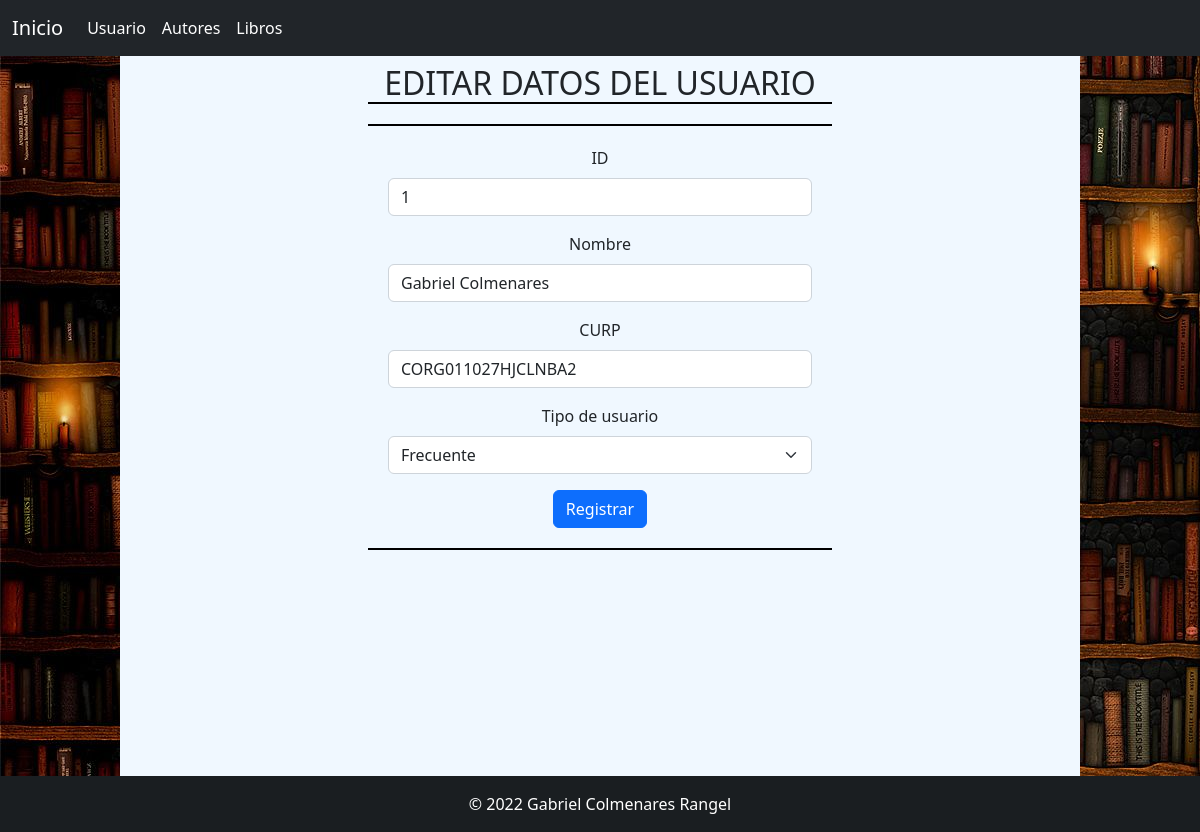
Screenshot of /editarUsuario.php?id=1 with the database file from the repository.
### tables this page shows
CREATE TABLE `usuarios` (
  `idusuarios` int(11) NOT NULL,
  `nombre` varchar(45) DEFAULT NULL,
  `curp` varchar(18) DEFAULT NULL,
  `tipoUsuario` varchar(45) DEFAULT NULL
);

### editarUsuario.php (the view, shortened to what this page needs)
<!DOCTYPE html>
<html lang="es">
<head>
    <link href="https://cdn.jsdelivr.net/npm/bootstrap@5.2.1/dist/css/bootstrap.min.css" rel="stylesheet">
    <link rel="stylesheet" href="estilo.css">
</head>
<body>
    <nav class="navbar navbar-expand-lg navbar-dark bg-dark" >
        <div class="container-fluid">
            <a class="navbar-brand" href="index.php">Inicio</a>
            <div class="collapse navbar-collapse" id="navbarNav">
                <ul class="navbar-nav">
                    <li class="nav-item">
                        <a class="nav-link active" aria-current="page" href="registrarUsuario.php">Usuario</a>
                    </li>
                    <li class="nav-item">
                        <a class="nav-link active" href="registrarAutor.php">Autores</a>
                    </li>
                    <li class="nav-item">
                        <a class="nav-link active" href="registrarLibro.php">Libros</a>
                    </li>
                </ul>
            </div>
        </div>
    </nav>
    <section class="contenido">
        <div class="container p-2 text-center d-grid gap-2 d-md-block col-6">
            <h2>EDITAR DATOS DEL USUARIO</h2>
            <?php
                $id = $_GET['id'];
                $conexion = new mysqli("localhost","root","","prestamoLibros");
                $sql = "SELECT * FROM usuarios WHERE idusuarios=".$id."";
                $consulta = mysqli_query($conexion, $sql);
                while($row = mysqli_fetch_array($consulta)){
                ?>
                    <form action="editUs.php" method="post" class="mb-3" required>
                    <div class="mb-3">
                        <label for="txtId" class="form-label">ID</label>
                        <input type="number" name="txtId" id="txtId" readonly value="<?php echo $row['idusuarios'] ?>" class="form-control" required>
                    </div>
                    <div class="mb-3">
                        <label for="txtNombre" class="form-label">Nombre</label>
                        <input type="text" name="txtNombre" id="txtNombre" value="<?php echo $row['nombre'] ?>" class="form-control" required>
                    </div>
                    <div class="mb-3">
                        <label for="txtCurp" class="form-label">CURP</label>
                        <input type="text" name="txtCurp" id="txtCurp" value="<?php echo $row['curp'] ?>" class="form-control" required>
                    </div>
                    <div class="mb-3">
                        <label for="CBTipo" class="form-label">Tipo de usuario</label>
                        <select name="CB" id="CBTipo" class="form-select">
                            <option value="<?php echo $row['tipoUsuario'] ?>" selected="selected"><?php echo $row['tipoUsuario'] ?></option>
                        </select>
                    </div>
                        <input type="submit" value="Registrar" class="btn btn-primary">
                    </form>
                <?php
                }
            ?>
        </div>
        </section>
    <footer class="bg-dark text-center text-white">
    <div class="text-center p-3" style="background-color: rgba(0, 0, 0, 0.2);">
        © 2022 Gabriel Colmenares Rangel
    </div>
    </footer>
</body>
</html>

### estilo.css (style rules this page uses)
body { background-image: url("img/fondo.jpg"); }
h2 { border-bottom: solid black 2px; margin: 0 0 20px 0; }
.contenido { background-color: aliceblue; width: 80%; margin: 0 10%; min-height: 90vh; }
form { padding: 20px; border-top: solid black 2px; border-bottom: solid black 2px; }

### rows the page displays
usuarios: txtId "1", txtNombre "Gabriel Colmenares", txtCurp "CORG011027HJCLNBA2", CB "Frecuente"
